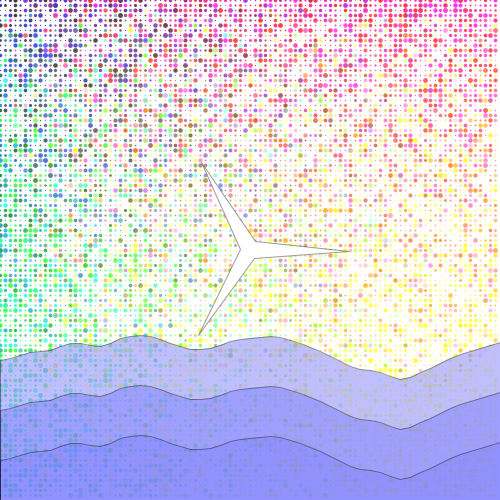
Frame 1 (no input)
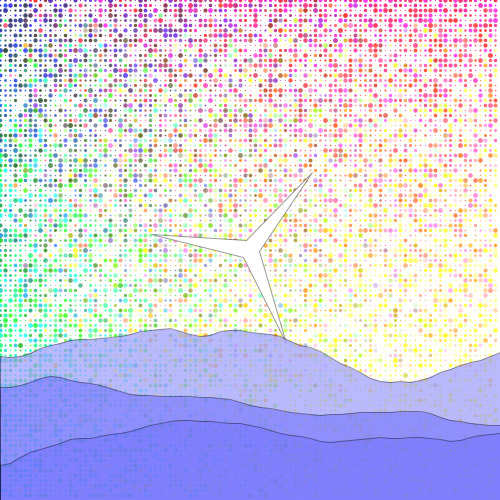
Frame 60 (the mouse pressed at the canvas centre just before this capture)
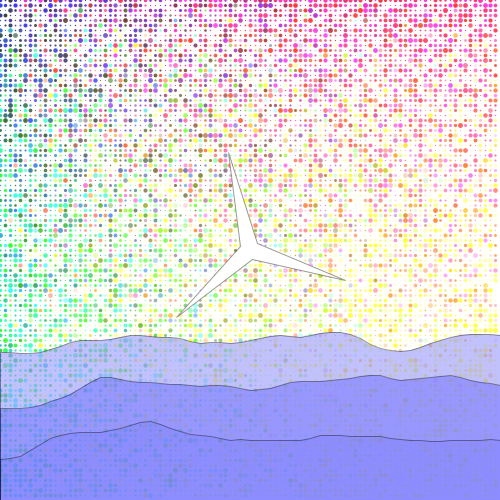
Frame 120 (the mouse held since frame 60 and released just before this capture)

The Processing sketch that drew these frames (run headless with seeded random() and noise(); from frame 60 on, the mouse is pressed at the canvas centre):

// Processing sketch: processing_109810
// ── processing_109810.pde

float ArrX[];
float yoff = 0.0;
float yoff2 = 0.0;
float yoff3 = 0.0;

void setup(){
size(500,500);
frameRate(60);
}

void draw(){
background(255,255,255,100);

for (int i = 0; i < 500; i = i+5) {
  for (int j = 0; j < 500; j = j+5) {
    stroke(i/random(0,2), j/random(0,2), random(0,255), 200);
    strokeWeight(random(1,5));
    point(i, j);
  }
}
  strokeWeight(1);
  stroke(0,0,0,100);
  pushMatrix();
  translate(width*0.5, height*0.5);
  rotate(frameCount / 50.0);
  star(0, 0, 10, 100, 3); 
  popMatrix();


  fill(150,150,255,random(150,200));
  beginShape(); 
  float xoff = 0;       // Option #1: 2D Noise
  for (float x = 0; x <= width; x += 10) {
    float y = map(noise(xoff, yoff), 0, 1, 300,400); // Option #1: 2D Noise
    vertex(x, y); 
    xoff += 0.05;
  }
  yoff += 0.08;
  vertex(width, height);
  vertex(0, height);
  endShape(CLOSE);
  
  fill(100,100,255,random(50,150));
  beginShape(); 
  float xoff2 = 0;       // Option #1: 2D Noise
  for (float x = 0; x <= width; x += 10) {
    float y = map(noise(xoff2, yoff2), 0, 1, 350,450); // Option #1: 2D Noise
    vertex(x, y); 
    xoff2 += 0.05;
  }
  yoff2 += 0.12;
  vertex(width, height);
  vertex(0, height);
  endShape(CLOSE);
  
  fill(50,50,255,random(10,50));
  beginShape(); 
  float xoff3 = 0;       // Option #1: 2D Noise
  for (float x = 0; x <= width; x += 10) {
    float y = map(noise(xoff3, yoff3), 0, 1, 400,500); // Option #1: 2D Noise
    vertex(x, y); 
    xoff3 += 0.05;
  }
  yoff3 += 0.05;
  vertex(width, height);
  vertex(0, height);
  endShape(CLOSE);

}

void star(float x, float y, float radius1, float radius2, int npoints) {
  fill(255);
  float angle = TWO_PI / npoints;
  float halfAngle = angle/2.0;
  beginShape();
  for (float a = 0; a < TWO_PI; a += angle) {
    float sx = x + cos(a) * radius2;
    float sy = y + sin(a) * radius2;
    vertex(sx, sy);
    sx = x + cos(a+halfAngle) * radius1;
    sy = y + sin(a+halfAngle) * radius1;
    vertex(sx, sy);
  }
  endShape(CLOSE);
}
